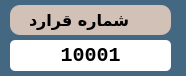
    <widget class="QFrame" name="frame_7">
     <property name="geometry">
      <rect>
       <x>85</x>
       <y>45</y>
       <width>186</width>
       <height>76</height>
      </rect>
     </property>
     <property name="styleSheet">
      <string notr="true">background-color: #456882;
border-radius: 10px;</string>
     </property>
     <property name="frameShape">
      <enum>QFrame::Shape::StyledPanel</enum>
     </property>
     <property name="frameShadow">
      <enum>QFrame::Shadow::Raised</enum>
     </property>
     <widget class="QFrame" name="frame_8">
      <property name="geometry">
       <rect>
        <x>10</x>
        <y>5</y>
        <width>161</width>
        <height>30</height>
       </rect>
      </property>
      <property name="styleSheet">
       <string notr="true">background-color: #D2C1B6;</string>
      </property>
      <property name="frameShape">
       <enum>QFrame::Shape::StyledPanel</enum>
      </property>
      <property name="frameShadow">
       <enum>QFrame::Shadow::Raised</enum>
      </property>
      <widget class="QLabel" name="label_42">
       <property name="geometry">
        <rect>
         <x>18</x>
         <y>0</y>
         <width>101</width>
         <height>31</height>
        </rect>
       </property>
       <property name="font">
        <font>
         <family>Pelak</family>
         <pointsize>12</pointsize>
         <bold>true</bold>
        </font>
       </property>
       <property name="styleSheet">
        <string notr="true"/>
       </property>
       <property name="text">
        <string>شماره قرارداد</string>
       </property>
      </widget>
     </widget>
     <widget class="QLabel" name="deal_num">
      <property name="geometry">
       <rect>
        <x>10</x>
        <y>40</y>
        <width>161</width>
        <height>31</height>
       </rect>
      </property>
      <property name="font">
       <font>
        <family>Consolas</family>
        <pointsize>15</pointsize>
        <bold>true</bold>
       </font>
      </property>
      <property name="styleSheet">
       <string notr="true">background-color: rgb(255, 255, 255);
border-radius: 5px;</string>
      </property>
      <property name="text">
       <string>10001</string>
      </property>
      <property name="alignment">
       <set>Qt::AlignmentFlag::AlignCenter</set>
      </property>
     </widget>
    </widget>
